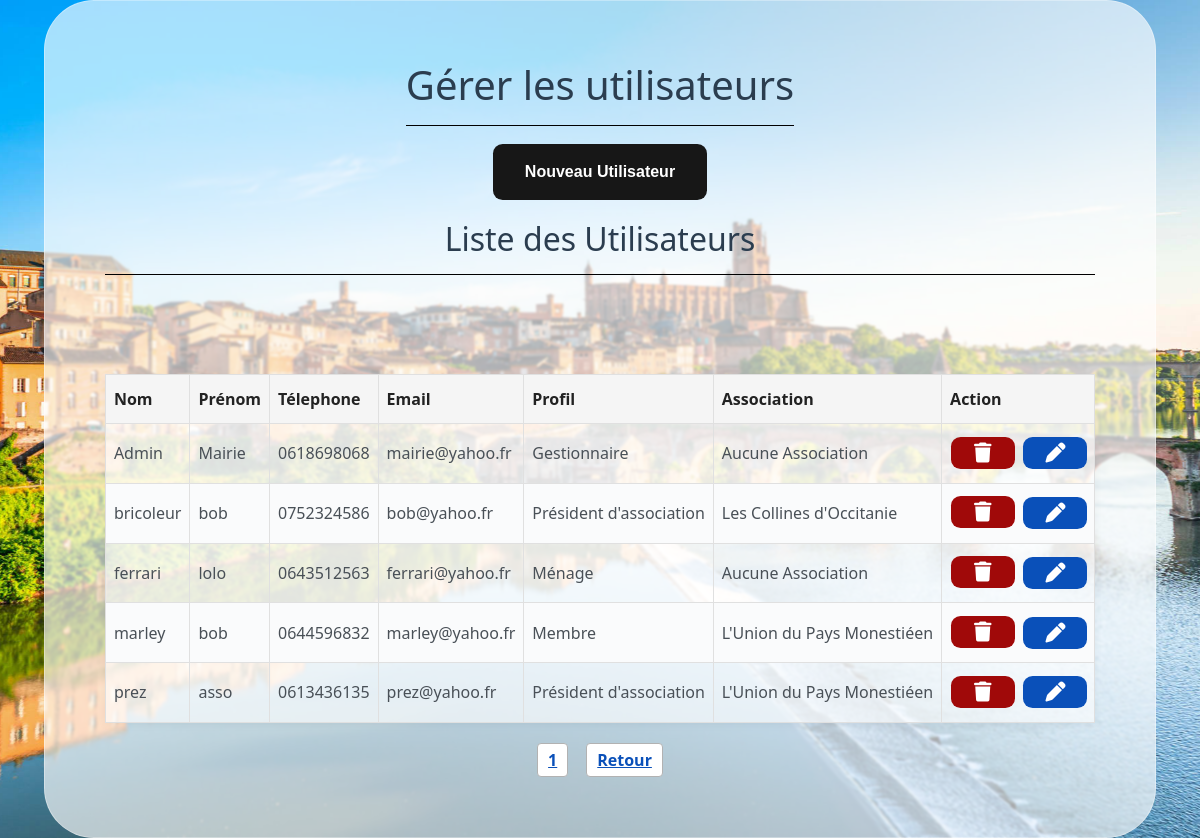
/models/panneauAdmin/gestionUtilisateurs.php (signed in), run on an earlier commit of the app's database.
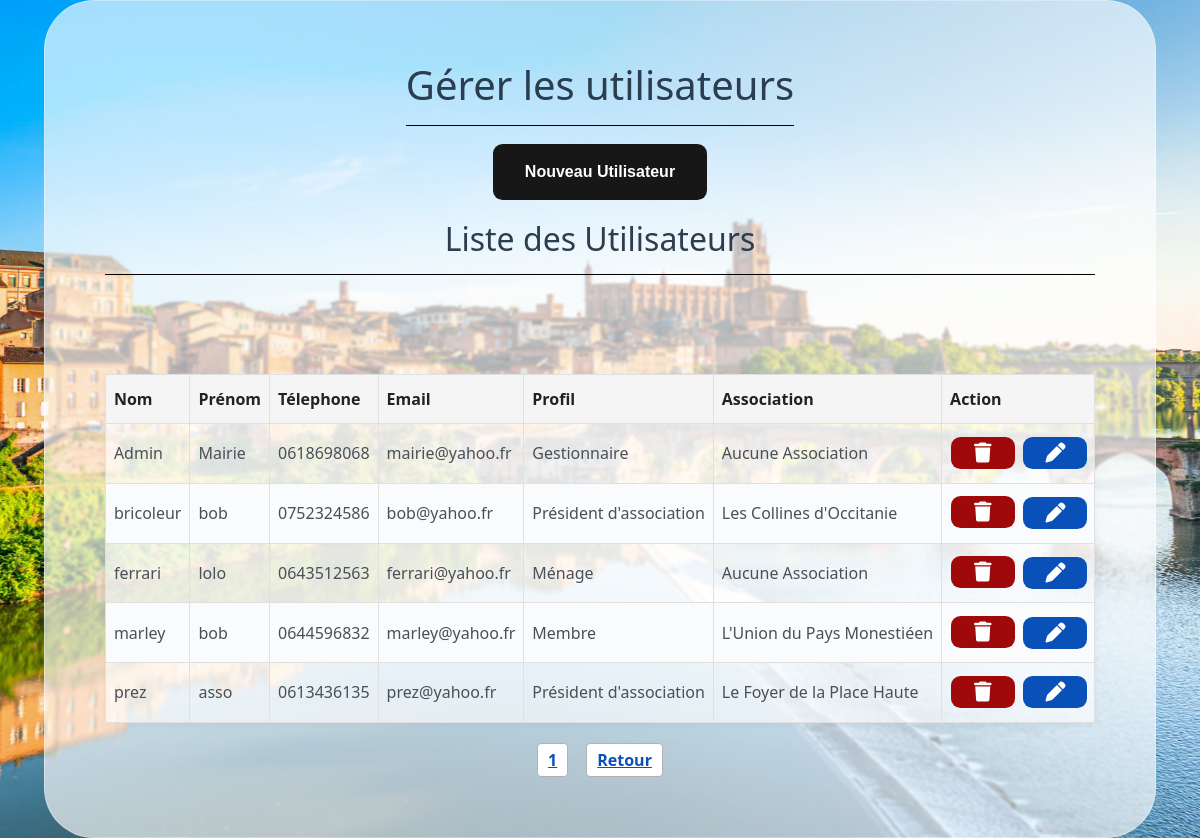
And on a later commit of the database.
### tables this page shows
CREATE TABLE `utilisateurs` (
  `id_utilisateur` int(11) NOT NULL,
  `nom_utilisateur` text NOT NULL,
  `prenom_utilisateur` text NOT NULL,
  `telephone` text NOT NULL,
  `email` text NOT NULL,
  `password` varchar(255) NOT NULL,
  `profil` text NOT NULL,
  `association_id` int(11) DEFAULT NULL
);

CREATE TABLE `associations` (
  `id_association` int(11) NOT NULL,
  `nom_association` text NOT NULL
);

### database/DAO.php (called while the page is built, shortened)
<?php
class DAOReservation {
private $host="localhost";
private $dbname="reservation-salles";
private $username="root";
private $password="";
private $dbh;
public function connexion() {
try {
$this->dbh = new PDO('mysql:host='.$this->host.';dbname='.$this->dbname, $this->username, $this->password);
} catch (PDOException $e) {
throw $e;
}
}
public function getUtilisateurs() {
    $utilisateurs=$this->dbh->prepare("SELECT * FROM utilisateurs");
    $utilisateurs->execute();
    return $utilisateurs->fetchAll(PDO::FETCH_ASSOC);
}
public function UtilisateurLabelAssociation() {
    $usersLabelAssociation=$this->dbh->prepare("SELECT id_utilisateur, nom_utilisateur, prenom_utilisateur, telephone, email, profil, password, association_id, nom_association FROM `utilisateurs` INNER JOIN associations ON utilisateurs.association_id = associations.id_association ORDER BY nom_utilisateur");
    $usersLabelAssociation->execute();
    return $usersLabelAssociation->fetchAll(PDO::FETCH_ASSOC);
}
}
?>

### models/panneauAdmin/gestionUtilisateurs.php (the view, shortened to what this page needs)
<?php
require_once('../../database/DAO.php');
$dao = new DAOReservation();
$dao->connexion();
$utilisateurs =$dao->UtilisateurLabelAssociation();
$parPage = 5;
$page = isset($_GET['page']) ? (int)$_GET['page'] : 1;
$total = count($utilisateurs);
$totalPages = ceil($total / $parPage);
$start = ($page - 1) * $parPage;
$utilisateursPage = array_slice($utilisateurs, $start, $parPage);
require_once('../../templates/headers.php');
?>
<main id="mainGestion">
    <article id="formGestion">
        <h1 id="titreGestion">Gérer les utilisateurs</h1>
        <button class="submitButton" id="nouveau">Nouveau Utilisateur</button>
        <section id="gestionRow">
        <section id="tableContainer">
            <h2 id="titreListe">Liste des Utilisateurs</h2>
            <table id="tableListe">
                <thead>
                    <tr>
                        <th>Nom</th>
                        <th>Prénom</th>
                        <th>Télephone</th>
                        <th>Email</th>
                        <th>Profil</th>
                        <th>Association</th>
                        <th>Action</th>
                    </tr>
                </thead>
                <tbody>
                    <?php foreach ($utilisateursPage as $utilisateur) { ?>
                    <tr>
                        <td data-label="Nom"><?php print $utilisateur['nom_utilisateur'] ?></td>
                        <td data-label="Prénom"><?php print $utilisateur['prenom_utilisateur'] ?></td>
                        <td data-label="Télephone"><?php print $utilisateur['telephone'] ?></td>
                        <td data-label="Email"><?php print $utilisateur['email'] ?></td>
                        <td data-label="Profil"><?php print $utilisateur['profil'] ?></td>
                        <td data-label="Association"><?php print $utilisateur['nom_association'] ?></td>
                        <td data-label="Action">
                        <article id="rowButton">
                        <form method="POST" action="" onsubmit="return confirm('Voulez-vous vraiment supprimer cet utilisateur ?');">
                            <button class="submitButton" id="supprimer" type="submit" name="action" value="supprimer"><i class="fa-solid fa-trash"></i></button>
                            </form>
                            <button id="modifier" type="button" class="modifier-btn submitButton"
                                data-id="<?= $utilisateur['id_utilisateur'] ?>"
                                data-name="<?= htmlspecialchars($utilisateur['nom_utilisateur']) ?>"
                                data-firstname="<?= htmlspecialchars($utilisateur['prenom_utilisateur']) ?>"
                                data-email="<?= htmlspecialchars($utilisateur['email']) ?>"
                                data-tel="<?= htmlspecialchars($utilisateur['telephone']) ?>"
                                data-password="<?= htmlspecialchars($utilisateur['password']) ?>"
                                data-profil="<?= htmlspecialchars($utilisateur['profil']) ?>"
                                data-association-id="<?= $utilisateur['association_id'] ?>"
                            ><i class="fa-solid fa-pen"></i></button>
                        </article>
                        </td>
                    </tr>
                    <?php } ?>
                </tbody>
            </table>
            <section class="pagination">
                    <?php for ($i = 1; $i <= $totalPages; $i++): ?>
                        <a href="?page=<?= $i ?>" <?= $i === $page ? 'style="font-weight:bold;text-decoration:underline;"' : '' ?>><?= $i ?></a>
                        <a href="../../controllers.php" class="btn-retour" style="font-weight:bold;text-decoration:underline;">Retour</a>
                    <?php endfor; ?>
                    </section>
        </section>
    </section>
    </article>
</main>

### templates/headers.php (shortened to what this page needs)
<!DOCTYPE html>
<html lang="en">
  <head>
    <link rel="stylesheet" href="https://cdnjs.cloudflare.com/ajax/libs/font-awesome/5.13.1/css/all.min.css">
    <link rel="stylesheet" href="https://cdn.jsdelivr.net/npm/bootswatch@5.3.3/dist/cerulean/bootstrap.min.css" />
    <link rel="stylesheet" href="/Projet-Calendrier-Reservation/public/styles/components/calendar.css" />
    <link rel="stylesheet" href="/Projet-Calendrier-Reservation/public/styles/layout/headers&footers.css" />
    <link rel="stylesheet" href="/Projet-Calendrier-Reservation/public/styles/components/menuBurger.css">
    <link rel="stylesheet" href="https://cdnjs.cloudflare.com/ajax/libs/font-awesome/6.5.0/css/all.min.css">
    <link href="https://cdn.jsdelivr.net/npm/fullcalendar@6.1.8/main.min.css" rel="stylesheet" />
    <link rel="stylesheet" href="/Projet-Calendrier-Reservation/public/styles/components/inscription.css">
    <link rel="stylesheet" href="/Projet-Calendrier-Reservation/public/styles/components/gestion.css">
  </head>
  <body>

### public/styles/components/calendar.css (style rules this page uses)
:root { --bs-link-color-rgb: #2b3d4f; --bs-heading-color: #2b3d4f; }

### public/styles/components/inscription.css (style rules this page uses)
h2 { margin-bottom: 20%; text-align: center; border-bottom: 1px solid #000000; padding-bottom: 16px; }

### public/styles/components/gestion.css (style rules this page uses)
#mainGestion { margin: 0; padding: 0; width: 100vw; min-height: 100vh; display: flex; align-items: center; justify-content: center; background-image: url("../img/pont.jfif"); background-size: cover; background-repeat: no-repeat; background-position: center; image-rendering: auto; background-attachment: fixed; }
#gestionRow { display: flex; flex-direction: row; align-items: flex-start; gap: 40px; width: 100%; justify-content: center; }
#tableContainer { flex: 1; }
#formGestion { display: flex; flex-direction: column; align-items: center; padding: 60px; border-radius: 50px; background: rgba(255, 255, 255, 0.65); -webkit-backdrop-filter: blur(1px); backdrop-filter: blur(1px); border: 1px solid rgba(255, 255, 255, 0.325); }
#titreGestion { text-align: center; border-bottom: 1px solid #000000; padding-bottom: 16px; }
.submitButton { font-family: Arial, Helvetica, sans-serif; font-weight: bold; color: white; background-color: #171717; padding: 1em 2em; margin: 1%; border: none; border-radius: 0.6rem; position: relative; cursor: pointer; overflow: hidden; }
#rowButton { display: flex; gap: 8px; }
#supprimer { background-color: rgb(160, 9, 9); width: 20px; height: 20px; display: flex; align-items: center; justify-content: center; }
#modifier { background-color: #0a50b9; width: 20px; height: 20px; display: flex; align-items: center; justify-content: center; }
i { font-size: 20px; }
#nouveau { margin-bottom: 2%; }
h2 { margin-bottom: 10%; text-align: center; border-bottom: 1px solid #000000; padding-bottom: 16px; }
.pagination { margin-top: 20px; text-align: center; display: flex; justify-content: center; gap: 8px; }
.pagination a { color: #0a50b9; margin: 0 5px; text-decoration: none; font-weight: normal; border: 1px solid #b2b2b2; padding: 4px 10px; border-radius: 4px; background: #fff; transition: background 0.2s, color 0.2s, border 0.2s; display: inline-block; }
#tableListe { width: 100%; border-collapse: collapse; background: #ffffffa0; box-shadow: 0 2px 8px rgba(0,0,0,0.05); margin-bottom: 20px; }
#tableListe th, #tableListe td { border: 1px solid #e0e0e0; padding: 12px 8px; text-align: left; }
#tableListe th { background-color: #f5f5f5; font-weight: bold; color: #222; }
#tableListe tr:nth-child(even) { background-color: #fafbfc; }

What changed in the data, as far as the page shows it:
changed utilisateurs "prez": association.nom_association "L'Union du Pays Monestiéen" → "Le Foyer de la Place Haute"
